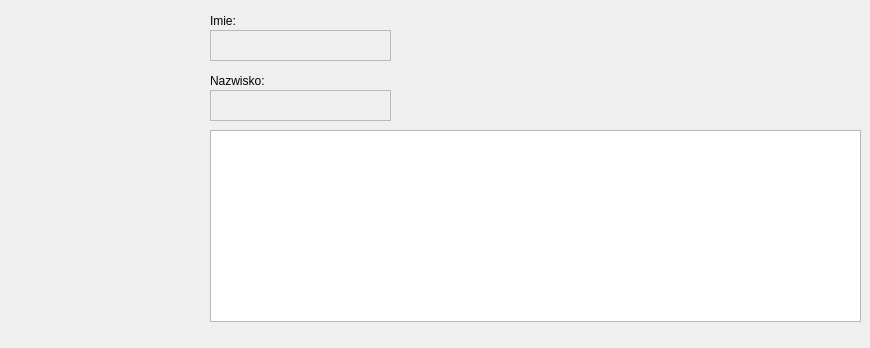
<?xml version="1.0" encoding="UTF-8"?>
<ui version="4.0">
 <class>Wizyta</class>
 <widget class="QDialog" name="Wizyta">
  <property name="geometry">
   <rect>
    <x>0</x>
    <y>0</y>
    <width>870</width>
    <height>348</height>
   </rect>
  </property>
  <property name="windowTitle">
   <string>Dialog</string>
  </property>
  <widget class="QLabel" name="label_nazwisko">
   <property name="geometry">
    <rect>
     <x>210</x>
     <y>70</y>
     <width>141</width>
     <height>21</height>
    </rect>
   </property>
   <property name="text">
    <string>Nazwisko:</string>
   </property>
  </widget>
  <widget class="QTextEdit" name="textEdit">
   <property name="enabled">
    <bool>false</bool>
   </property>
   <property name="geometry">
    <rect>
     <x>210</x>
     <y>30</y>
     <width>181</width>
     <height>31</height>
    </rect>
   </property>
   <property name="mouseTracking">
    <bool>false</bool>
   </property>
   <property name="readOnly">
    <bool>false</bool>
   </property>
  </widget>
  <widget class="QLabel" name="zdj_pacjenta">
   <property name="geometry">
    <rect>
     <x>20</x>
     <y>10</y>
     <width>171</width>
     <height>211</height>
    </rect>
   </property>
   <property name="text">
    <string/>
   </property>
  </widget>
  <widget class="QLabel" name="label_imie">
   <property name="geometry">
    <rect>
     <x>210</x>
     <y>10</y>
     <width>141</width>
     <height>21</height>
    </rect>
   </property>
   <property name="text">
    <string>Imie:</string>
   </property>
  </widget>
  <widget class="QTextEdit" name="textEdit_2">
   <property name="enabled">
    <bool>false</bool>
   </property>
   <property name="geometry">
    <rect>
     <x>210</x>
     <y>90</y>
     <width>181</width>
     <height>31</height>
    </rect>
   </property>
   <property name="mouseTracking">
    <bool>false</bool>
   </property>
   <property name="readOnly">
    <bool>false</bool>
   </property>
  </widget>
  <widget class="QTableView" name="tabela_wizyt">
   <property name="geometry">
    <rect>
     <x>210</x>
     <y>130</y>
     <width>651</width>
     <height>192</height>
    </rect>
   </property>
  </widget>
 </widget>
 <resources/>
 <connections/>
</ui>
